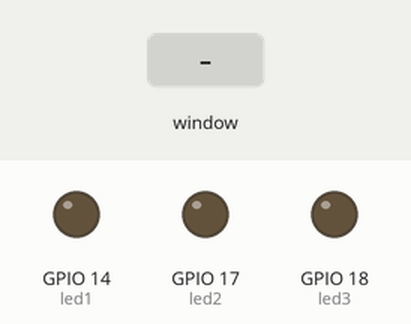
A program run on a simulated Raspberry Pi (BCM pin numbers). Shown: output pins drawn as LEDs (lit = HIGH). The inputs (shaded band) are chosen by the test bench. The desktop window is not drawn, its controls go by their first labels and the mouse button is held 0.15 s. At 8.8 s the program stops and its outputs stay as they are.

Above: at 1.2 s.
1.3 s: control labelled "Turn on LED 1" in the window clicked
At 1.9 s:
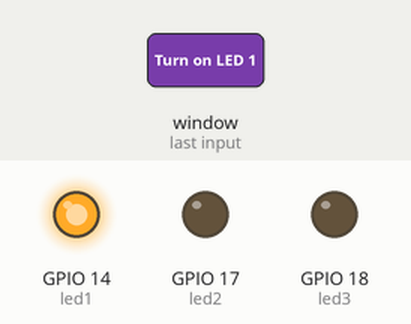
2.8 s: control labelled "Turn on LED 2" in the window clicked
At 3.1 s:
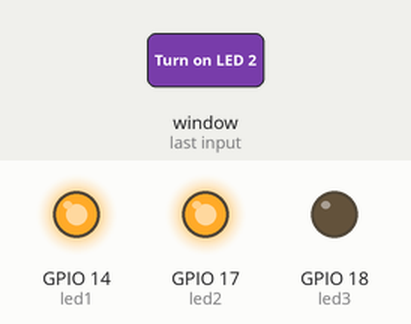
4.3 s: control labelled "Turn on LED 3" in the window clicked
At 5.4 s:
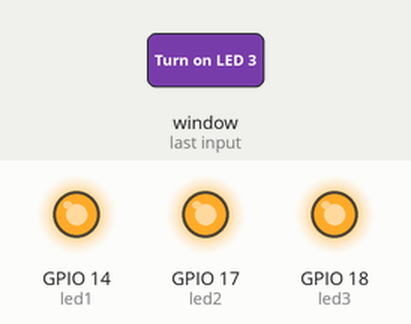
5.8 s: control labelled "Turn on LED 1" in the window clicked
At 6.5 s:
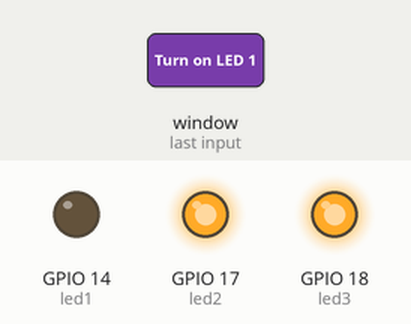
7.3 s: control labelled "Turn on LED 2" in the window clicked
At 7.7 s:
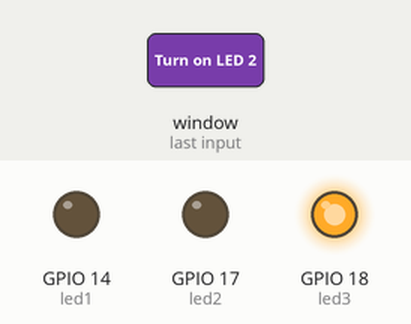
8.8 s: control labelled "Exit" in the window clicked
At 10.0 s:
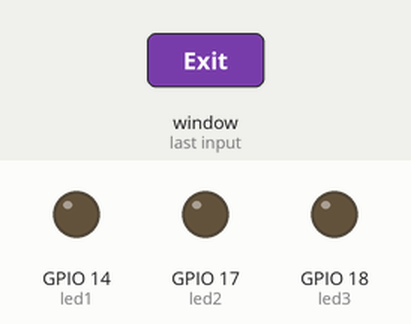
Timing chart, 0 to 10.3 s (numbered marks = the images above; inputs shaded):
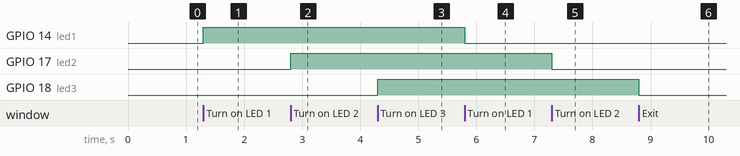

Measured:
- after the input at 1.3 s, GPIO 14 (led1): LOW → HIGH at once
- after the input at 2.8 s, GPIO 17 (led2): LOW → HIGH at once
- after the input at 4.3 s, GPIO 18 (led3): LOW → HIGH at once
- after the input at 5.8 s, GPIO 14 (led1): HIGH → LOW at once
- after the input at 7.3 s, GPIO 17 (led2): HIGH → LOW at once
- after the input at 8.8 s, GPIO 18 (led3): HIGH → LOW at once

The program:

week5.py
```python
from tkinter import *
import tkinter.font
from gpiozero import LED
import RPi.GPIO
RPi.GPIO.setmode(RPi.GPIO.BCM)

led1 = LED(14)
led2 = LED(17)
led3 = LED(18)

win = Tk()
win.title("Week 5")

myFont = tkinter.font.Font(family = 'Arial', size = 12, weight = "bold")

def led1Toggle():
    if led1.is_lit:
        led1.off()
        ledButton1["text"] = "Turn on LED 1"
    else:
        led1.on()
        ledButton1["text"] = "Turn off LED 1"

def led2Toggle():
    if led2.is_lit:
        led2.off()
        ledButton2["text"] = "Turn on LED 2"
    else:
        led2.on()
        ledButton2["text"] = "Turn off LED 2"

def led3Toggle():
    if led3.is_lit:
        led3.off()
        ledButton3["text"] = "Turn on LED 3"
    else:
        led3.on()
        ledButton3["text"] = "Turn off LED 3"

def exit():
    RPi.GPIO.cleanup()
    win.destroy()


ledButton1 = Button(win, text = 'Turn on LED 1', font = myFont, command = led1Toggle, bg = 'yellow', height = 1, width = 25)
ledButton1.grid(row = 0, column = 1)

ledButton2 = Button(win, text = 'Turn on LED 2', font = myFont, command = led2Toggle, bg = 'green', height = 1, width = 25)
ledButton2.grid(row = 1, column = 1)

ledButton3 = Button(win, text = 'Turn on LED 3', font = myFont, command = led3Toggle, bg = 'blue', height = 1, width = 25)
ledButton3.grid(row = 2, column = 1)

exitBut = Button(win, text = 'Exit', font = myFont, command = exit, bg = 'red', height = 1, width = 10)
exitBut.grid(row = 3, column = 1)

win.protocol("WM_DELETE_WINDOW", exit)

win.mainloop()
```
